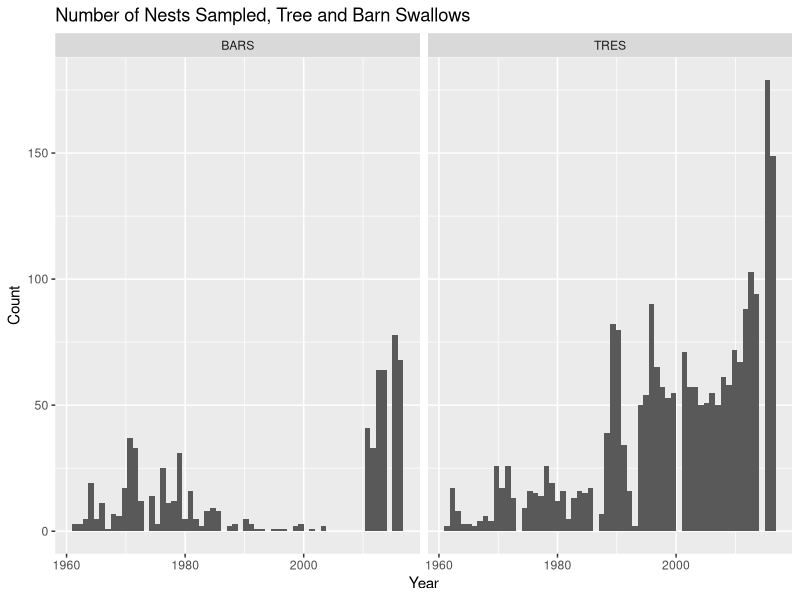
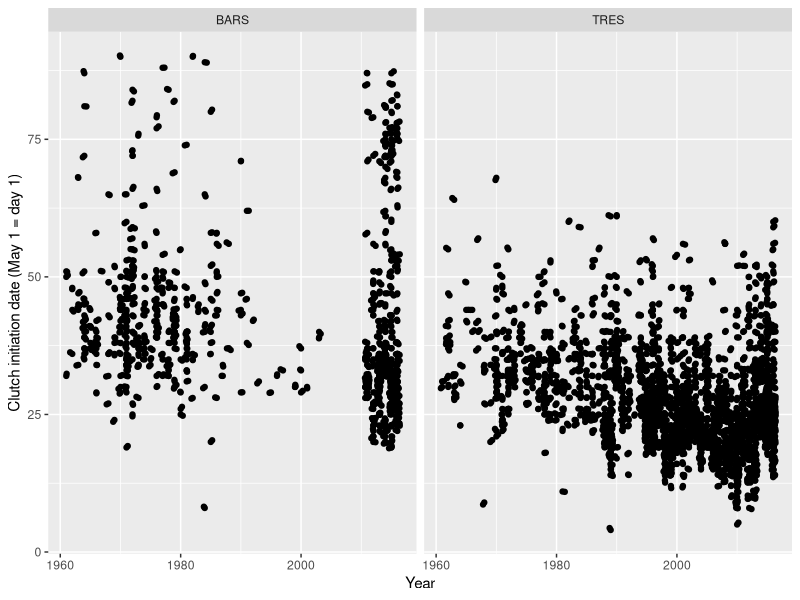
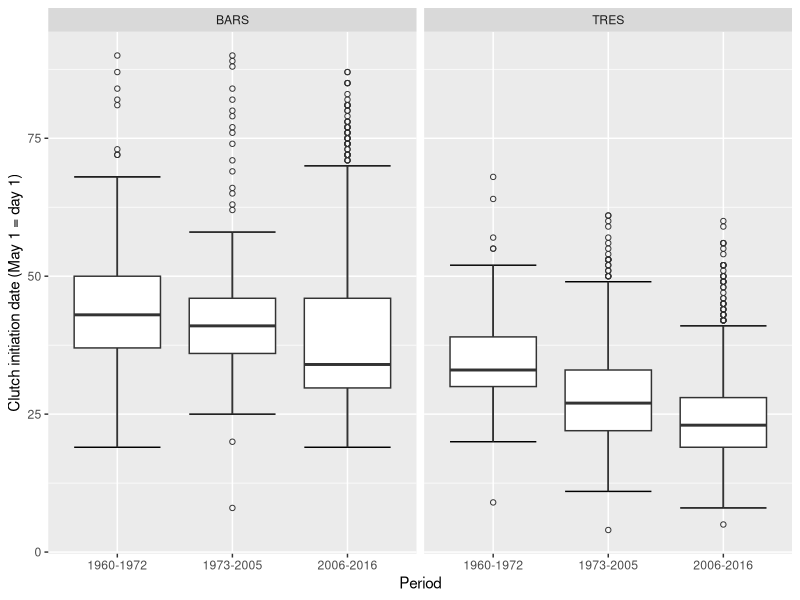
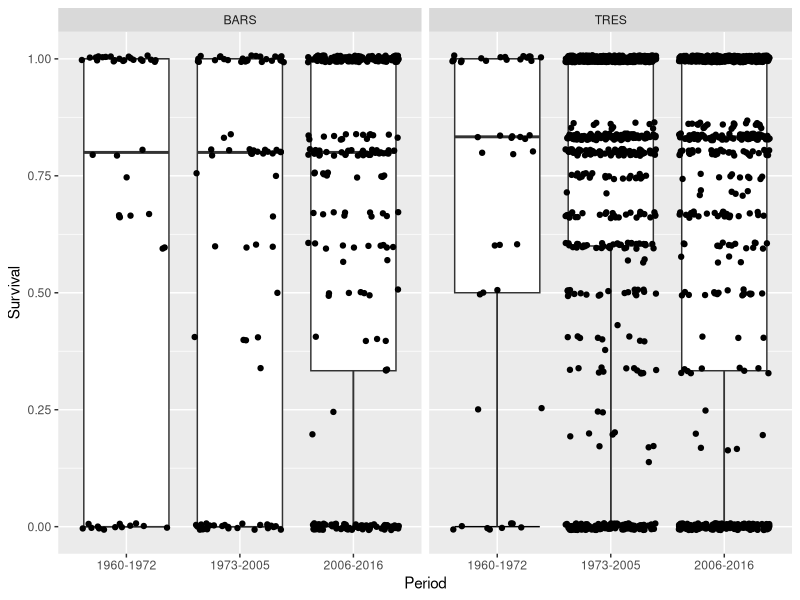

The R script that drew these images, in order:
## ---- chunk 1
library(tidyverse) 
rm(list = ls())
swallows.df <- read_csv("swallows.csv")
## ---- chunk 2
problems(swallows.df) 
## ---- chunk 3
swallows.df.2 <- select(swallows.df, Species, NestID, Province, Site, Latitude, Longitude, Year, CID, HD, CS, BS, SD12, minFt, minJFt, medJFt, medJp, meanMAp)
## ---- chunk 4
swallows.df.3 <- swallows.df.2 %>% mutate(Yr = cut(Year, breaks = c(1959, 1972, 2005, 2016), labels =  c("1960-1972", "1973-2005", "2006-2016")))
## ---- chunk 5
swallows.df.4 <- swallows.df.3 %>% mutate(Surv.Rate = SD12 / CS)
## ---- chunk 6
swallows.df.5 <- filter(swallows.df.4, CID < 96) 
## ---- chunk 7
summary(swallows.df.5)
str(swallows.df.5)
## ---- chunk 8
TRES.df <- filter(swallows.df.3, Species == "TRES")  # tree swallows
BARS.df <- filter(swallows.df.3, Species == "BARS")  # barn swallows
## ---- chunk 9
ggplot(swallows.df.5, aes(x = Year)) + 
  geom_histogram(bins = 60) + 
  facet_grid(. ~ Species) + 
  xlab("Year") + 
  ylab("Count") +
  labs(title = "Number of Nests Sampled, Tree and Barn Swallows")
## ---- chunk 10
ggplot(swallows.df.5, aes(Year, CID)) + 
  geom_point() + 
  geom_jitter() +
  xlab("Year") + 
  ylab("Clutch initiation date (May 1 = day 1)") + 
  facet_grid(. ~ Species)
## ---- chunk 11
ggplot(swallows.df.5, aes(Yr, CID)) + 
  stat_boxplot(geom="errorbar") + 
  geom_boxplot(outlier.shape=1) + 
  xlab("Period") + ylab("Clutch initiation date (May 1 = day 1)") + 
  facet_grid(. ~ Species)
## ---- chunk 12
ggplot(swallows.df.5, aes(Yr, Surv.Rate)) + 
  stat_boxplot(geom="errorbar") + 
  geom_boxplot(outlier.shape=1) + 
  xlab("Period") + ylab("Survival") + 
  facet_grid(. ~ Species)  +   
  geom_jitter()
